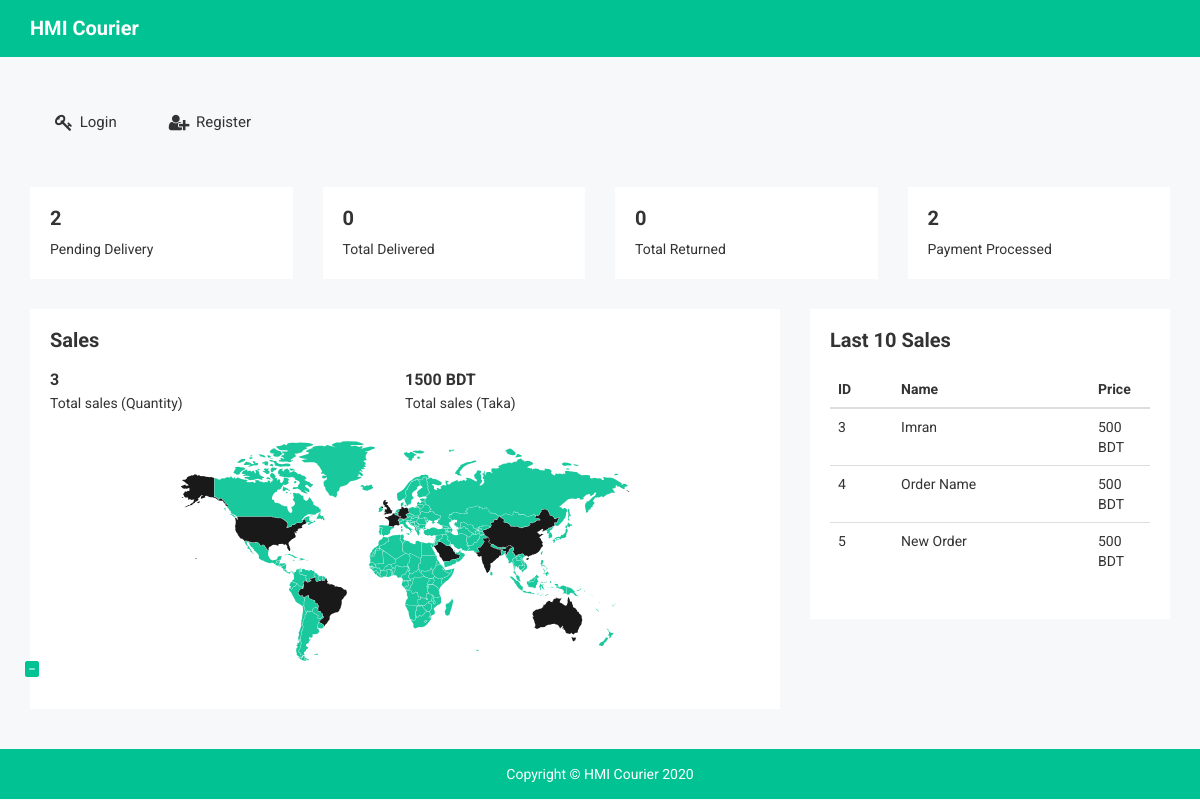
Page /dashboard.php on the committed database.
### tables this page shows
CREATE TABLE `orders` (
  `id` int(11) UNSIGNED NOT NULL,
  `item_name` varchar(50) NOT NULL DEFAULT '0',
  `store_id` int(11) UNSIGNED NOT NULL DEFAULT '0',
  `recipient` varchar(50) NOT NULL DEFAULT '',
  `recipient_number` varchar(50) DEFAULT NULL,
  `recipient_address` varchar(255) DEFAULT '',
  `amount` int(11) DEFAULT NULL,
  `fee` int(11) DEFAULT NULL,
  `payment_status` varchar(50) DEFAULT '',
  `status_id` int(11) UNSIGNED NOT NULL DEFAULT '0',
  `delivery_time` varchar(50) DEFAULT NULL,
  `created_at` varchar(50) DEFAULT '',
  `user_id` int(11) UNSIGNED NOT NULL DEFAULT '0'
);

### lib/OrderAdmin.php (called while the page is built, shortened)
<?php
class OrderAdmin extends Database
{
	function __construct()
	{
		$this->table = 'orders';
	}
}

### lib/Database.php (called while the page is built, shortened)
<?php
class Database
{
	public function connect()
	{
		$this->db_host = 'localhost';
		$this->db_user = 'root';
		$this->db_pass = '';
		$this->db_name = 'courier';
		$this->connect = mysqli_connect($this->db_host, $this->db_user, $this->db_pass, $this->db_name);
		if ($this->connect->connect_error) {
			echo "Connection failed: " . $this->connect->connect_error;
		} else {
			return $this->connect;
		}
	}
	public function all($limit = null)
	{
		if ($limit !=null) {
			if (isset($this->userId)) {
				$this->query = "SELECT * FROM $this->table WHERE user_id='$this->userId' LIMIT 10";
			} else {
				$this->query = "SELECT * FROM $this->table LIMIT 10";
			}
		} else {
			if (isset($this->userId)) {
			$this->query = "SELECT * FROM $this->table WHERE user_id='$this->userId'";
		} else {
			$this->query = "SELECT * FROM $this->table";
		}
		}
		$this->result = mysqli_query($this->connect(), $this->query);
		return $this->result;
	}
		public function where($key, $value)
		{
			if (isset($this->userId)) {
				$this->query = "SELECT * FROM $this->table WHERE $key='$value' AND user_id='$this->userId'";
			} else {
				$this->query = "SELECT * FROM $this->table WHERE $key='$value'";
			}
			$this->result = mysqli_query($this->connect(), $this->query);
			return $this->result;
		}
	}

### lib/Order.php (called while the page is built, shortened)
<?php
class Order extends Database
{
	function __construct()
	{
		$this->table = 'orders';
	}
}

### dashboard.php (the view, shortened to what this page needs)
<?php
include 'header.php';
?>
<div class="row">
    <div class="col-lg-3 col-md-6 col-sm-6 col-xs-12">
        <div class="wb-traffic-inner notika-shadow sm-res-mg-t-30 tb-res-mg-t-30">
            <div class="website-traffic-ctn">
                <h2><span class="counter">
                    <?php
                    if ($_SESSION['userRole'] =='admin') {
                        $orders = new OrderController;
                        $orders = $orders->where('status_id', '1');
                    } else {
                        $orders = new OrderAdminController;
                        $orders = $orders->where('status_id', '1');
                    }
                    echo $orders->num_rows;
                    ?>
                </span></h2>
                <p>Pending Delivery</p>
            </div>
        </div>
    </div>
    <div class="col-lg-3 col-md-6 col-sm-6 col-xs-12">
        <div class="wb-traffic-inner notika-shadow sm-res-mg-t-30 tb-res-mg-t-30">
            <div class="website-traffic-ctn">
                <h2><span class="counter">
                    <?php
                    if ($_SESSION['userRole'] =='admin') {
                        $orders = new OrderAdminController;
                        $orders = $orders->where('status_id', '3');
                    } else {
                        $orders = new OrderController;
                        $orders = $orders->where('status_id', '3');
                    }
                    echo $orders->num_rows;
                    ?>
                </span></h2>
                <p>Total Delivered</p>
            </div>
        </div>
    </div>
    <div class="col-lg-3 col-md-6 col-sm-6 col-xs-12">
        <div class="wb-traffic-inner notika-shadow sm-res-mg-t-30 tb-res-mg-t-30 dk-res-mg-t-30">
            <div class="website-traffic-ctn">
                <h2><span class="counter">
                    <?php
                    if ($_SESSION['userRole'] =='admin') {
                        $orders = new OrderAdminController;
                        $orders = $orders->where('status_id', '4');
                    } else {
                        $orders = new OrderController;
                        $orders = $orders->where('status_id', '4');
                    }
                    echo $orders->num_rows;
                    ?>
                </span></h2>
                <p>Total Returned</p>
            </div>
        </div>
    </div>
    <div class="col-lg-3 col-md-6 col-sm-6 col-xs-12">
        <div class="wb-traffic-inner notika-shadow sm-res-mg-t-30 tb-res-mg-t-30 dk-res-mg-t-30">
            <div class="website-traffic-ctn">
                <h2><span class="counter">
                    <?php
                    if ($_SESSION['userRole'] =='admin') {
                        $orders = new OrderAdminController;
                        $orders = $orders->where('payment_status', 'Paid');
                    } else {
                        $orders = new OrderController;
                        $orders = $orders->where('payment_status', 'Paid');
                    }
                    echo $orders->num_rows;
                    ?>
                </span></h2>
                <p>Payment Processed</p>
            </div>
        </div>
    </div>
</div>
<div class="realtime-statistic-area">
    <div class="row">
        <div class="col-lg-8 col-md-8 col-sm-6 col-xs-12">
            <div class="realtime-wrap notika-shadow mg-t-30">
                <div class="realtime-ctn">
                    <div class="realtime-title">
                        <h2>Sales</h2>
                    </div>
                </div>
                <div class="realtime-visitor-ctn">
                    <div class="realtime-vst-sg">
                        <h4><span class="counter">
                            <?php
                            if ($_SESSION['userRole'] =='admin') {
                                $orders = new OrderAdminController;
                                $orders = $orders->all();
                            } else {
                                $orders = new OrderController;
                                $orders = $orders->all();
                            }
                            echo $orders->num_rows;
                            ?>
                        </span></h4>
                        <p>Total sales (Quantity)</p>
                    </div>
                    <div class="realtime-vst-sg">
                        <h4><span class="counter">
                            <?php
                            if ($_SESSION['userRole'] =='admin') {
                                $orders = new OrderAdminController;
                                $orders = $orders->all();
                            } else {
                                $orders = new OrderController;
                                $orders = $orders->all();
                            }
                            $sale =0;
                            foreach ($orders as $order) {
                                $sale += intval($order['amount']);
                            }
                            echo $sale;
                            ?>
                        </span> BDT</h4>
                        <p>Total sales (Taka)</p>
                    </div>
                </div>
                <div class="realtime-map">
                    <div class="vectorjsmarp" id="world-map"></div>
                </div>
            </div>
        </div>
        <div class="col-lg-4 col-md-4 col-sm-6 col-xs-12">
            <div class="statistic-right-area notika-shadow mg-tb-30 sm-res-mg-t-0">
                <div class="past-day-statis">
                    <h2>Last 10 Sales</h2>
                </div>
                <table class="table table-inner table-vmiddle">
                    <thead>
                        <tr>
                            <th>ID</th>
                            <th>Name</th>
                            <th style="width: 60px">Price</th>
                        </tr>
                    </thead>
                    <tbody>
                        <?php
                        if ($_SESSION['userRole'] =='admin') {
                            $orders = new OrderAdminController;
                            $orders = $orders->all(10);
                        } else {
                            $orders = new OrderController;
                            $orders = $orders->all(10);
                        }
                        foreach ($orders as $order) {
                            ?>
                            <tr>
                                <td><?php echo $order['id'];?></td>
                                <td><?php echo $order['item_name'];?></td>
                                <td><?php echo $order['amount'];?> BDT</td>
                            </tr>
                        <?php } ?>
                    </tbody>
                </table>
            </div>
        </div>
    </div>
</div>
<?php include 'footer.php';?>

### css/main.css (style rules this page uses)
html { color: #222; font-size: 1em; line-height: 1.4; }

### rows in the picture
orders: id "3", item_name "Imran", amount "500"
orders: id "4", item_name "Order Name", amount "500"
orders: id "5", item_name "New Order", amount "500"

### other values in the picture
$siteName "HMI Courier"
$orders->num_rows "2"
$orders->num_rows "0"
$orders->num_rows "3"
$sale "1500"
